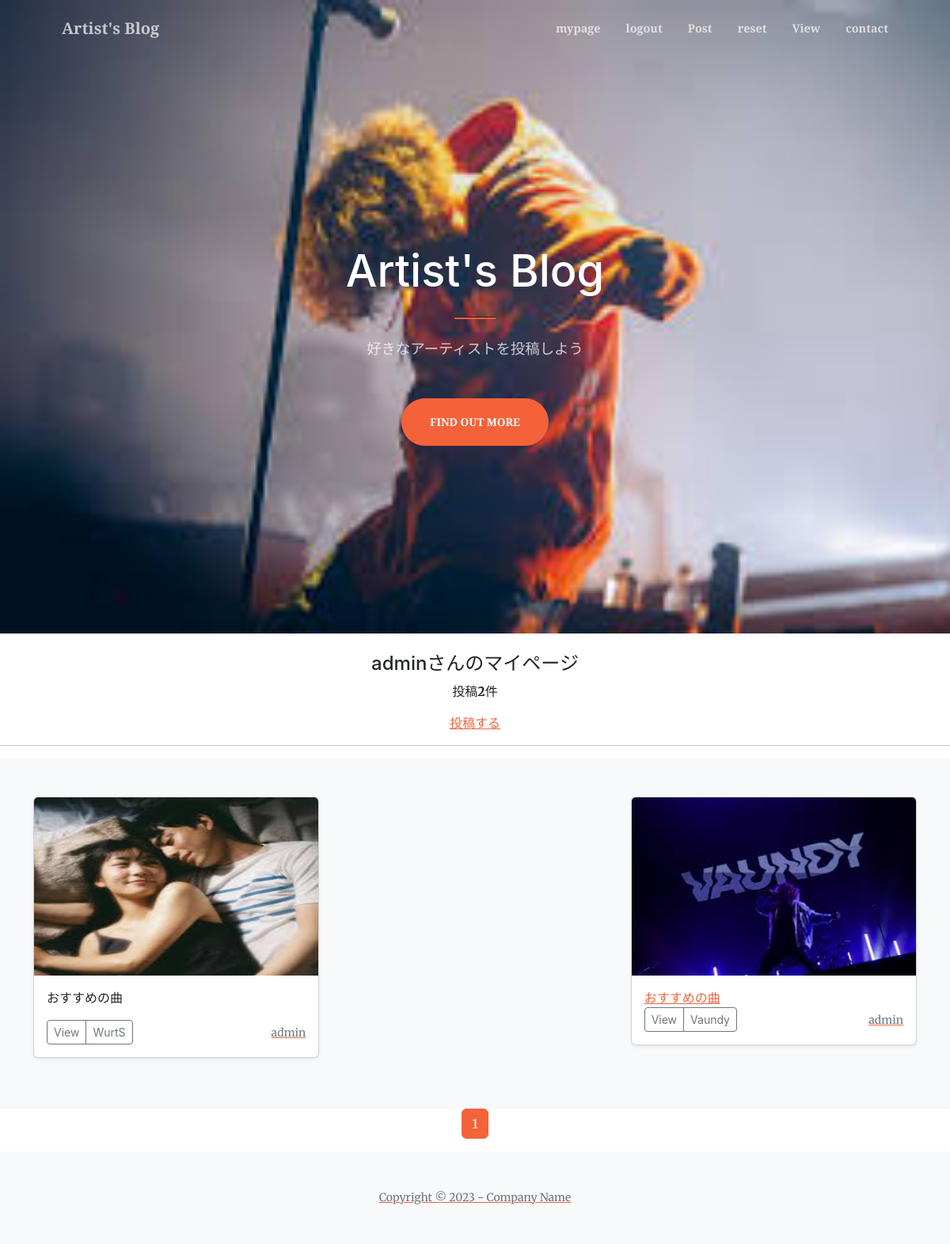
Screenshot of /mypage/ (signed in) with the database file from the repository.
### accounts/models.py (models this page shows)
class CustomUser(AbstractUser):
    pass

### abc_app/models.py (models this page shows, shortened)
class PhotoPost(models.Model):
    username = models.ForeignKey(
        CustomUser,
        verbose_name='ユーザー',
        on_delete=models.CASCADE
        )
    category = models.ForeignKey(
        Category,
        verbose_name='カテゴリ',
        on_delete=models.PROTECT
        )
    title = models.CharField(
        verbose_name='タイトル',
        max_length=200
        )
    comment = models.TextField(
        verbose_name='コメント',
        )
    image1 = models.ImageField(
        verbose_name='イメージ1',
        upload_to = 'photos'
        )
    image2 = models.ImageField(
        verbose_name='イメージ2',
        upload_to = 'photos',
        blank=True,
        null=True
        )
    posted_at = models.DateTimeField(
        verbose_name='投稿日時',
        auto_now_add=True
        )

class Category(models.Model):
    title = models.CharField(
        verbose_name='カテゴリ',
        max_length=20)

### abc_app/views.py (the view)
# urls.py: path('mypage/',views.MypageView.as_view(),name = 'mypage'),
class MypageView(ListView):
    template_name = 'mypage.html'
    paginate_by = 9
    def get_queryset(self):
        queryset = PhotoPost.objects.filter(
            username = self.request.user).order_by('-posted_at')
        return queryset

### abc_app/templates/mypage.html (shortened to what this page needs)
{% extends 'base.html' %}
      {% block contents %}
      {% if user.is_authenticated %}
        <br>
        <div style="text-align:center">
          <h4>{{user.username}}さんのマイページ</h4>
          {% if object_list.count == 0 %}
            <p>{{user.username}}さんの投稿はありません</p>
          {% else %}
            <p>投稿<strong>{{object_list.count}}</strong>件</p>
          {% endif %}
          <a href="{% url 'abc_app:post' %}">投稿する</a>
        </div>
        <hr>
      {% endif %}
      {% include "photos_list.html" %}
      {% include "pagination.html" %}
      {% endblock %}

### abc_app/templates/base.html (shortened to what this page needs)
{% load static %}
<!DOCTYPE html>
<html lang="ja">
    <head>
        <link href="https://cdn.jsdelivr.net/npm/bootstrap-icons@1.5.0/font/bootstrap-icons.css" rel="stylesheet" />
        <link href="https://cdnjs.cloudflare.com/ajax/libs/SimpleLightbox/2.1.0/simpleLightbox.min.css" rel="stylesheet" />
        <link href={% static 'css/styles.css' %} rel="stylesheet" />
    </head>
    <body id="page-top">
        <nav class="navbar navbar-expand-lg navbar-light fixed-top py-3" id="mainNav">
            <div class="container px-4 px-lg-5">
                <a class="navbar-brand" href={% url 'abc_app:index' %}>Artist's Blog</a>
                <div class="collapse navbar-collapse" id="navbarResponsive">
                    <ul class="navbar-nav ms-auto my-2 my-lg-0">
                    {% if user.is_authenticated %}
                        <li class="nav-item"><a class="nav-link" href={% url 'abc_app:mypage' %}>mypage</a></li>
                        <li class="nav-item"><a class="nav-link" href={% url 'accounts:logout' %}>logout</a></li>
                        <li class="nav-item"><a class="nav-link" href={% url 'abc_app:post' %}>Post</a></li>
                        <li class="nav-item"><a class="nav-link" href={% url 'password_reset' %}>reset</a></li>
                        <li class="nav-item"><a class="nav-link" href={% url 'abc_app:post_view' %}>View</a></li>
                        <li class="nav-item"><a class="nav-link" href={% url 'abc_app:contact' %}>contact</a></li>
                    {% else %}
                    <li class="nav-item"><a class="nav-link" href="{% url 'accounts:login' %}">Login</a></li>
                    <li class="nav-item"><a class="nav-link" href="{% url 'accounts:signup' %}">Sign Up</a></li>
                    {% endif %}
                    </ul>
                </div>
            </div>
        </nav>
        <header class="masthead">
            <div class="container px-4 px-lg-5 h-100">
                <div class="row gx-4 gx-lg-5 h-100 align-items-center justify-content-center text-center">
                    <div class="col-lg-8 align-self-end">
                        <h1 class="text-white font-weight-bold">Artist's Blog</h1>
                        <hr class="divider" />
                    </div>
                    <div class="col-lg-8 align-self-baseline">
                        <p class="text-white-75 mb-5">好きなアーティストを投稿しよう</p>
                        <a class="btn btn-primary btn-xl" href="#about">Find Out More</a>
                    </div>
                </div>
            </div>
        </header>
        <main>
            {% block contents %}{% endblock  %}
        </main>
        <footer class="bg-light py-5">
            <div class="container px-4 px-lg-5"><div class="small text-center text-muted">Copyright &copy; 2023 - Company Name</div></div>
        </footer>
    </body>
</html>

### abc_app/templates/photos_list.html (shortened to what this page needs)
{% load static %}
{% block contents %}
  <div class="album py-5 bg-light">
    <div class="container">
      <div class="row row-cols-1 row-cols-sm-2 row-cols-md-3 g-3">
      {% for record in object_list %}
        <div class="col">
          <div class="card shadow-sm">
            <img src="{{ record.image1.url }}"
                class="bd-placeholder-img card-img-top"
                width="100%" height="225"
                xmlns="http://www.w3.org/2000/svg"
                role="img" aria-label="Placeholder: Thumbnail"
                preserveAspectRatio="xMidYMid slice"
                focusable="false">
                <rect width="100%" height="100%" fill="#55595c"/>
            <div class="card-body">
              <p class="card-text">{{ record.title }}</p>
              <div class="d-flex justify-content-between align-items-center">
                <div class="btn-group">
                  <button type="button"
                          class="btn btn-sm btn-outline-secondary"
                          onclick="location.href='{% url 'abc_app:photo_detail' record.pk %}'">
                          View</button>
                  <button type="button"
                          class="btn btn-sm btn-outline-secondary"
                          onclick="location.href='{% url 'abc_app:photos_cat' category=record.category.id %}'">
                          {{ record.category.title }}</button>
                </div>
                <a href="{% url 'abc_app:username_list' username=record.username.id %}">
                  <small class="text-muted">
                    {{record.username.username}}</small>
              </div>
            </div>
          </div>{{record.user.username}}
        </div>
      {% endfor %}
      </div>
    </div>
  </div>
{% endblock %}

### abc_app/templates/pagination.html (shortened to what this page needs)
<ul class="pagination"
    style="justify-content:center">
    {% for num in page_obj.paginator.page_range %}
        {% if page_obj.number == num %}
        <li class="page-item active">
            <span class="page-link">{{ num }}</span>
        </li>
        {% endif %}
    {% endfor %}
</ul>

### rows the page displays
CustomUser: username "admin"
PhotoPost: image1 (picture), title "おすすめの曲", category "WurtS", username.username "admin"
PhotoPost: image1 (picture), title "おすすめの曲", category "Vaundy", username.username "admin"

### other values shown
{{ object_list.count }} "2"
{{ num }} "1"
